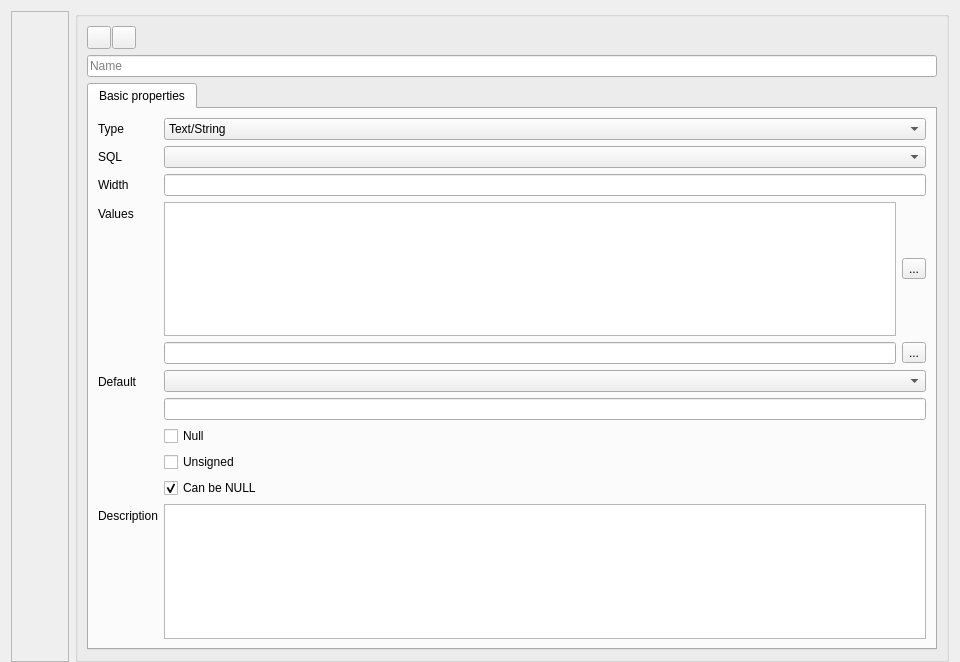
<?xml version="1.0" encoding="UTF-8"?>
<ui version="4.0">
 <class>NewDataTypeForm</class>
 <widget class="QWidget" name="NewDataTypeForm">
  <property name="geometry">
   <rect>
    <x>0</x>
    <y>0</y>
    <width>960</width>
    <height>662</height>
   </rect>
  </property>
  <property name="minimumSize">
   <size>
    <width>0</width>
    <height>0</height>
   </size>
  </property>
  <property name="focusPolicy">
   <enum>Qt::TabFocus</enum>
  </property>
  <property name="windowTitle">
   <string>Form</string>
  </property>
  <layout class="QHBoxLayout" name="horizontalLayout_2">
   <property name="bottomMargin">
    <number>0</number>
   </property>
   <item>
    <widget class="QFrame" name="frameForUnlockButton">
     <property name="frameShape">
      <enum>QFrame::StyledPanel</enum>
     </property>
     <property name="frameShadow">
      <enum>QFrame::Raised</enum>
     </property>
     <layout class="QVBoxLayout" name="verticalLayout_3">
      <property name="spacing">
       <number>0</number>
      </property>
      <property name="margin">
       <number>0</number>
      </property>
      <item>
       <widget class="QToolButton" name="btnLock">
        <property name="text">
         <string/>
        </property>
        <property name="iconSize">
         <size>
          <width>48</width>
          <height>48</height>
         </size>
        </property>
        <property name="checkable">
         <bool>true</bool>
        </property>
        <property name="popupMode">
         <enum>QToolButton::InstantPopup</enum>
        </property>
        <property name="autoRaise">
         <bool>true</bool>
        </property>
       </widget>
      </item>
      <item>
       <widget class="QToolButton" name="btnUndelete">
        <property name="toolTip">
         <string>This object was deleted in a Patch. Click this button to Undelete it.</string>
        </property>
        <property name="text">
         <string/>
        </property>
        <property name="icon">
         <iconset resource="../dbm.qrc">
          <normaloff>:/images/actions/images/small/gnome_undelete.png</normaloff>:/images/actions/images/small/gnome_undelete.png</iconset>
        </property>
        <property name="iconSize">
         <size>
          <width>48</width>
          <height>48</height>
         </size>
        </property>
        <property name="checkable">
         <bool>false</bool>
        </property>
        <property name="popupMode">
         <enum>QToolButton::InstantPopup</enum>
        </property>
        <property name="autoRaise">
         <bool>true</bool>
        </property>
       </widget>
      </item>
      <item>
       <spacer name="verticalSpacer">
        <property name="orientation">
         <enum>Qt::Vertical</enum>
        </property>
        <property name="sizeHint" stdset="0">
         <size>
          <width>20</width>
          <height>40</height>
         </size>
        </property>
       </spacer>
      </item>
     </layout>
    </widget>
   </item>
   <item>
    <widget class="QGroupBox" name="grpContent">
     <property name="title">
      <string/>
     </property>
     <property name="flat">
      <bool>false</bool>
     </property>
     <layout class="QVBoxLayout" name="verticalLayout_2">
      <item>
       <widget class="QWidget" name="widget" native="true">
        <layout class="QHBoxLayout" name="horizontalLayout">
         <property name="spacing">
          <number>1</number>
         </property>
         <property name="margin">
          <number>0</number>
         </property>
         <item>
          <widget class="QToolButton" name="btnSave">
           <property name="maximumSize">
            <size>
             <width>32</width>
             <height>32</height>
            </size>
           </property>
           <property name="toolTip">
            <string>&lt;b&gt; Save &lt;/b&gt; the datatype</string>
           </property>
           <property name="text">
            <string/>
           </property>
           <property name="icon">
            <iconset resource="../dbm.qrc">
             <normaloff>:/images/actions/images/actions/filesave.png</normaloff>:/images/actions/images/actions/filesave.png</iconset>
           </property>
          </widget>
         </item>
         <item>
          <widget class="QToolButton" name="btnDeleteDataType">
           <property name="maximumSize">
            <size>
             <width>32</width>
             <height>32</height>
            </size>
           </property>
           <property name="toolTip">
            <string>&lt;html&gt;&lt;head/&gt;&lt;body&gt;&lt;p&gt;&lt;span style=&quot; font-weight:600;&quot;&gt;Delete &lt;/span&gt;this datatype&lt;/p&gt;&lt;/body&gt;&lt;/html&gt;</string>
           </property>
           <property name="text">
            <string/>
           </property>
           <property name="icon">
            <iconset resource="../dbm.qrc">
             <normaloff>:/images/actions/images/actions/remove-icon.png</normaloff>:/images/actions/images/actions/remove-icon.png</iconset>
           </property>
          </widget>
         </item>
         <item>
          <spacer name="horizontalSpacer">
           <property name="orientation">
            <enum>Qt::Horizontal</enum>
           </property>
           <property name="sizeHint" stdset="0">
            <size>
             <width>40</width>
             <height>20</height>
            </size>
           </property>
          </spacer>
         </item>
        </layout>
       </widget>
      </item>
      <item>
       <widget class="QLineEdit" name="txtDTName">
        <property name="toolTip">
         <string>The name of the Data Type</string>
        </property>
        <property name="placeholderText">
         <string>Name</string>
        </property>
       </widget>
      </item>
      <item>
       <widget class="QTabWidget" name="tabWidget">
        <property name="sizePolicy">
         <sizepolicy hsizetype="Expanding" vsizetype="Expanding">
          <horstretch>0</horstretch>
          <verstretch>0</verstretch>
         </sizepolicy>
        </property>
        <property name="currentIndex">
         <number>0</number>
        </property>
        <widget class="QWidget" name="tabWidgetPage1">
         <attribute name="icon">
          <iconset resource="../dbm.qrc">
           <normaloff>:/images/actions/images/big/bigdatatypes.png</normaloff>:/images/actions/images/big/bigdatatypes.png</iconset>
         </attribute>
         <attribute name="title">
          <string>Basic properties</string>
         </attribute>
         <layout class="QFormLayout" name="formLayout">
          <item row="0" column="0">
           <widget class="QLabel" name="label_4">
            <property name="text">
             <string>Type</string>
            </property>
           </widget>
          </item>
          <item row="0" column="1">
           <widget class="QComboBox" name="cmbDTType">
            <property name="currentIndex">
             <number>0</number>
            </property>
            <item>
             <property name="text">
              <string>Text/String</string>
             </property>
             <property name="icon">
              <iconset resource="../dbm.qrc">
               <normaloff>:/images/actions/images/small/datatypes_text.png</normaloff>:/images/actions/images/small/datatypes_text.png</iconset>
             </property>
            </item>
            <item>
             <property name="text">
              <string>Numeric</string>
             </property>
             <property name="icon">
              <iconset resource="../dbm.qrc">
               <normaloff>:/images/actions/images/small/datatypes_numeric.png</normaloff>:/images/actions/images/small/datatypes_numeric.png</iconset>
             </property>
            </item>
            <item>
             <property name="text">
              <string>Boolean</string>
             </property>
             <property name="icon">
              <iconset resource="../dbm.qrc">
               <normaloff>:/images/actions/images/small/datatypes_bool.png</normaloff>:/images/actions/images/small/datatypes_bool.png</iconset>
             </property>
            </item>
            <item>
             <property name="text">
              <string>Date/Time</string>
             </property>
             <property name="icon">
              <iconset resource="../dbm.qrc">
               <normaloff>:/images/actions/images/small/datatypes_datetime.png</normaloff>:/images/actions/images/small/datatypes_datetime.png</iconset>
             </property>
            </item>
            <item>
             <property name="text">
              <string>Blob/Binary</string>
             </property>
             <property name="icon">
              <iconset resource="../dbm.qrc">
               <normaloff>:/images/actions/images/small/datatypes_blob.png</normaloff>:/images/actions/images/small/datatypes_blob.png</iconset>
             </property>
            </item>
            <item>
             <property name="text">
              <string>Misc</string>
             </property>
             <property name="icon">
              <iconset resource="../dbm.qrc">
               <normaloff>:/images/actions/images/small/datatypes_misc.png</normaloff>:/images/actions/images/small/datatypes_misc.png</iconset>
             </property>
            </item>
            <item>
             <property name="text">
              <string>Spatial</string>
             </property>
             <property name="icon">
              <iconset resource="../dbm.qrc">
               <normaloff>:/images/actions/images/small/datatypes_spatial.png</normaloff>:/images/actions/images/small/datatypes_spatial.png</iconset>
             </property>
            </item>
           </widget>
          </item>
          <item row="3" column="0">
           <widget class="QLabel" name="label_2">
            <property name="text">
             <string>SQL</string>
            </property>
           </widget>
          </item>
          <item row="3" column="1">
           <widget class="QComboBox" name="cmbDTSQLType"/>
          </item>
          <item row="4" column="0">
           <widget class="QLabel" name="lblWidth">
            <property name="text">
             <string>Width</string>
            </property>
           </widget>
          </item>
          <item row="4" column="1">
           <widget class="QLineEdit" name="txtWidth"/>
          </item>
          <item row="7" column="0">
           <widget class="QLabel" name="lblValues">
            <property name="text">
             <string>Values</string>
            </property>
           </widget>
          </item>
          <item row="7" column="1">
           <layout class="QGridLayout" name="layoutEnums">
            <item row="0" column="0">
             <widget class="QListWidget" name="lstEnumValues"/>
            </item>
            <item row="0" column="1">
             <widget class="QToolButton" name="btnRemoveEnumValue">
              <property name="text">
               <string>...</string>
              </property>
              <property name="icon">
               <iconset resource="../dbm.qrc">
                <normaloff>:/images/actions/images/small/remove.png</normaloff>:/images/actions/images/small/remove.png</iconset>
              </property>
             </widget>
            </item>
            <item row="2" column="1">
             <widget class="QToolButton" name="btnAddEnumValue">
              <property name="text">
               <string>...</string>
              </property>
              <property name="icon">
               <iconset resource="../dbm.qrc">
                <normaloff>:/images/actions/images/small/add.png</normaloff>:/images/actions/images/small/add.png</iconset>
              </property>
             </widget>
            </item>
            <item row="2" column="0">
             <widget class="QLineEdit" name="txtEnumCurrentValue"/>
            </item>
           </layout>
          </item>
          <item row="11" column="1">
           <layout class="QVBoxLayout" name="verticalLayout">
            <item>
             <widget class="QComboBox" name="cmbEnumItems"/>
            </item>
            <item>
             <widget class="QLineEdit" name="txtDefaultValue"/>
            </item>
            <item>
             <widget class="QCheckBox" name="chkNullIsDefault">
              <property name="text">
               <string>Null</string>
              </property>
             </widget>
            </item>
           </layout>
          </item>
          <item row="14" column="1">
           <widget class="QCheckBox" name="chkUnsigned">
            <property name="text">
             <string>Unsigned</string>
            </property>
           </widget>
          </item>
          <item row="17" column="1">
           <widget class="QCheckBox" name="chkCanBeNull">
            <property name="text">
             <string>Can be NULL</string>
            </property>
            <property name="checked">
             <bool>true</bool>
            </property>
           </widget>
          </item>
          <item row="19" column="1">
           <widget class="QTextEdit" name="txtDescription">
            <property name="minimumSize">
             <size>
              <width>0</width>
              <height>0</height>
             </size>
            </property>
           </widget>
          </item>
          <item row="11" column="0">
           <widget class="QLabel" name="lblValues_2">
            <property name="text">
             <string>Default</string>
            </property>
           </widget>
          </item>
          <item row="19" column="0">
           <widget class="QLabel" name="lblValues_3">
            <property name="text">
             <string>Description</string>
            </property>
           </widget>
          </item>
         </layout>
        </widget>
       </widget>
      </item>
     </layout>
     <zorder>tabWidget</zorder>
     <zorder>widget</zorder>
     <zorder>txtDTName</zorder>
    </widget>
   </item>
  </layout>
 </widget>
 <resources>
  <include location="../dbm.qrc"/>
 </resources>
 <connections>
  <connection>
   <sender>cmbDTType</sender>
   <signal>currentIndexChanged(QString)</signal>
   <receiver>NewDataTypeForm</receiver>
   <slot>basicDTselected(QString)</slot>
   <hints>
    <hint type="sourcelabel">
     <x>257</x>
     <y>95</y>
    </hint>
    <hint type="destinationlabel">
     <x>199</x>
     <y>324</y>
    </hint>
   </hints>
  </connection>
  <connection>
   <sender>cmbDTSQLType</sender>
   <signal>currentIndexChanged(QString)</signal>
   <receiver>NewDataTypeForm</receiver>
   <slot>onSqlTypeSelected(QString)</slot>
   <hints>
    <hint type="sourcelabel">
     <x>257</x>
     <y>128</y>
    </hint>
    <hint type="destinationlabel">
     <x>199</x>
     <y>324</y>
    </hint>
   </hints>
  </connection>
  <connection>
   <sender>btnAddEnumValue</sender>
   <signal>clicked()</signal>
   <receiver>NewDataTypeForm</receiver>
   <slot>onAddMiscValue()</slot>
   <hints>
    <hint type="sourcelabel">
     <x>363</x>
     <y>395</y>
    </hint>
    <hint type="destinationlabel">
     <x>199</x>
     <y>324</y>
    </hint>
   </hints>
  </connection>
  <connection>
   <sender>btnRemoveEnumValue</sender>
   <signal>clicked()</signal>
   <receiver>NewDataTypeForm</receiver>
   <slot>onRemoveSelectedMiscValue()</slot>
   <hints>
    <hint type="sourcelabel">
     <x>363</x>
     <y>277</y>
    </hint>
    <hint type="destinationlabel">
     <x>199</x>
     <y>324</y>
    </hint>
   </hints>
  </connection>
  <connection>
   <sender>btnLock</sender>
   <signal>toggled(bool)</signal>
   <receiver>NewDataTypeForm</receiver>
   <slot>onLockUnlock(bool)</slot>
   <hints>
    <hint type="sourcelabel">
     <x>37</x>
     <y>36</y>
    </hint>
    <hint type="destinationlabel">
     <x>479</x>
     <y>330</y>
    </hint>
   </hints>
  </connection>
  <connection>
   <sender>btnUndelete</sender>
   <signal>clicked()</signal>
   <receiver>NewDataTypeForm</receiver>
   <slot>onUndelete()</slot>
   <hints>
    <hint type="sourcelabel">
     <x>38</x>
     <y>91</y>
    </hint>
    <hint type="destinationlabel">
     <x>479</x>
     <y>330</y>
    </hint>
   </hints>
  </connection>
  <connection>
   <sender>btnDeleteDataType</sender>
   <signal>clicked()</signal>
   <receiver>NewDataTypeForm</receiver>
   <slot>onDeleteDataType()</slot>
   <hints>
    <hint type="sourcelabel">
     <x>139</x>
     <y>36</y>
    </hint>
    <hint type="destinationlabel">
     <x>479</x>
     <y>330</y>
    </hint>
   </hints>
  </connection>
  <connection>
   <sender>btnSave</sender>
   <signal>clicked()</signal>
   <receiver>NewDataTypeForm</receiver>
   <slot>onSave()</slot>
   <hints>
    <hint type="sourcelabel">
     <x>102</x>
     <y>36</y>
    </hint>
    <hint type="destinationlabel">
     <x>479</x>
     <y>330</y>
    </hint>
   </hints>
  </connection>
  <connection>
   <sender>chkNullIsDefault</sender>
   <signal>clicked()</signal>
   <receiver>NewDataTypeForm</receiver>
   <slot>onNullClicked()</slot>
   <hints>
    <hint type="sourcelabel">
     <x>551</x>
     <y>456</y>
    </hint>
    <hint type="destinationlabel">
     <x>479</x>
     <y>330</y>
    </hint>
   </hints>
  </connection>
  <connection>
   <sender>chkCanBeNull</sender>
   <signal>clicked()</signal>
   <receiver>NewDataTypeForm</receiver>
   <slot>onCanBeNullClicked()</slot>
   <hints>
    <hint type="sourcelabel">
     <x>551</x>
     <y>537</y>
    </hint>
    <hint type="destinationlabel">
     <x>479</x>
     <y>330</y>
    </hint>
   </hints>
  </connection>
  <connection>
   <sender>txtDTName</sender>
   <signal>textEdited(QString)</signal>
   <receiver>NewDataTypeForm</receiver>
   <slot>onNameEdited(QString)</slot>
   <hints>
    <hint type="sourcelabel">
     <x>512</x>
     <y>68</y>
    </hint>
    <hint type="destinationlabel">
     <x>479</x>
     <y>330</y>
    </hint>
   </hints>
  </connection>
  <connection>
   <sender>txtWidth</sender>
   <signal>textEdited(QString)</signal>
   <receiver>NewDataTypeForm</receiver>
   <slot>onWidthChanged(QString)</slot>
   <hints>
    <hint type="sourcelabel">
     <x>551</x>
     <y>209</y>
    </hint>
    <hint type="destinationlabel">
     <x>479</x>
     <y>330</y>
    </hint>
   </hints>
  </connection>
 </connections>
 <slots>
  <slot>basicDTselected(QString)</slot>
  <slot>onSave()</slot>
  <slot>onReset()</slot>
  <slot>onSqlTypeSelected(QString)</slot>
  <slot>onAddMiscValue()</slot>
  <slot>onRemoveSelectedMiscValue()</slot>
  <slot>onCharacterSetCmbChanged(int)</slot>
  <slot>onNullClicked()</slot>
  <slot>onCanBeNullClicked()</slot>
  <slot>onHelp()</slot>
  <slot>onLockUnlock(bool)</slot>
  <slot>onUndelete()</slot>
  <slot>onDeleteDataType()</slot>
  <slot>onNameEdited(QString)</slot>
  <slot>onWidthChanged(QString)</slot>
 </slots>
</ui>
